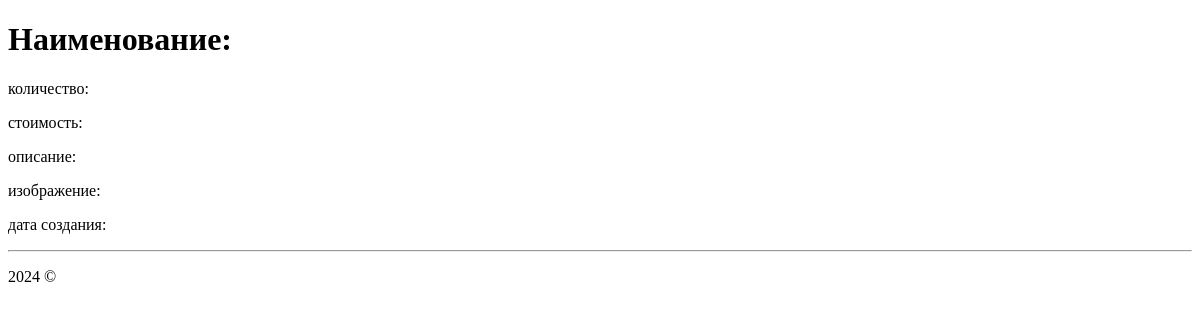
/shop/product/2, run on an earlier commit of the app's database.
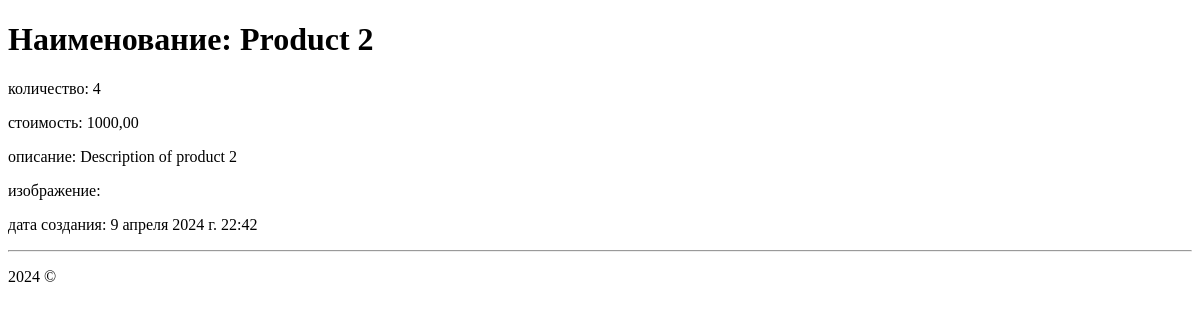
And on a later commit of the database.
### myapp2/models.py (models this page shows, shortened)
class Product(models.Model):
    title = models.CharField(max_length=100)
    description = models.TextField()
    price = models.DecimalField(max_digits=10, decimal_places=2)
    count = models.IntegerField()
    add_date = models.DateTimeField(auto_now_add=True)
    image_product = models.ImageField(upload_to="images/")

### myapp2/views.py (the view)
# urls.py: path('product/<int:id_product>', views.product, name='product'),
def product(request, id_product: int):
    product = Product.objects.filter(pk=id_product).first()
    context = {
        "product": product
    }
    return render(request, "myapp2/product.html", context=context)

### myapp2/templates/myapp2/product.html (shortened to what this page needs)
{% extends 'myapp2/base.html' %}
{% block content %}
<h1>Наименование: {{ product.title }}</h1>
<p>количество: {{ product.count }}</p>
<p>стоимость: {{ product.price }}</p>
<p>описание: {{ product.description }}</p>
<p>изображение: {{ product.image_product }}</p>
<p>дата создания: {{ product.add_date }}</p>
{% endblock %}

What changed in the data, as far as the page shows it:
added Product: title "Product 2", count "4", price "1000,00", description "Description of product 2", add_date "9 апреля 2024 г. 22:42"
